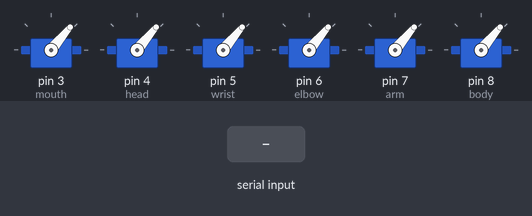
Bench run of a sketch on a simulated Arduino Uno, built with avr-gcc and run on an emulated ATmega328P. On the bench: 6 × servo. The test bench sets the inputs (shaded band).

Above: at 1.2 s.
1.3 s: "b" received over Serial
At 2.5 s:
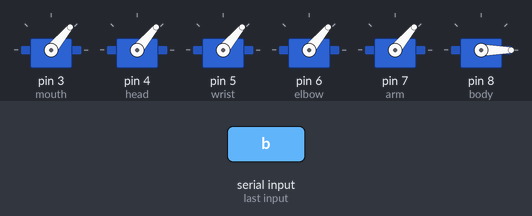
2.8 s: "m90\n" received over Serial
At 4.0 s:
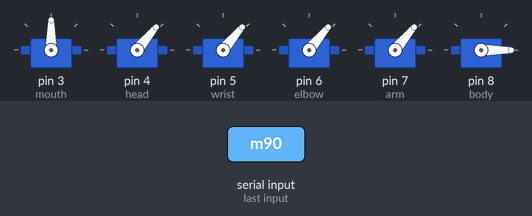
4.3 s: "m,45\n" received over Serial
At 5.1 s:
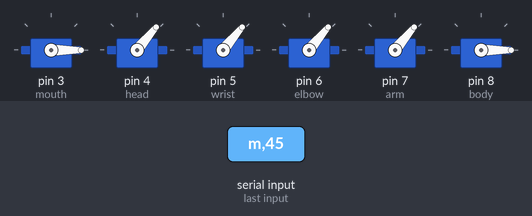
5.8 s: "h90\n" received over Serial
At 6.3 s:
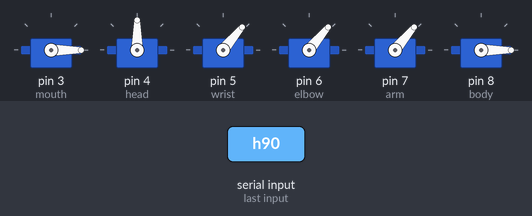
7.3 s: "h,45\n" received over Serial
At 8.5 s:
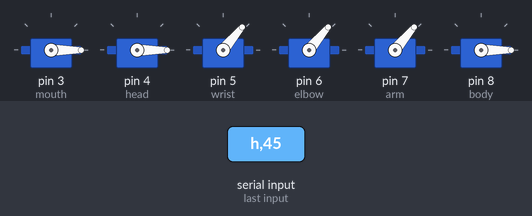
8.8 s: "w90\n" received over Serial
At 9.8 s:
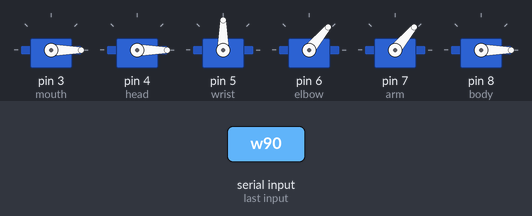
Timing chart, 0 to 11.3 s (numbered marks = the images above; inputs shaded):
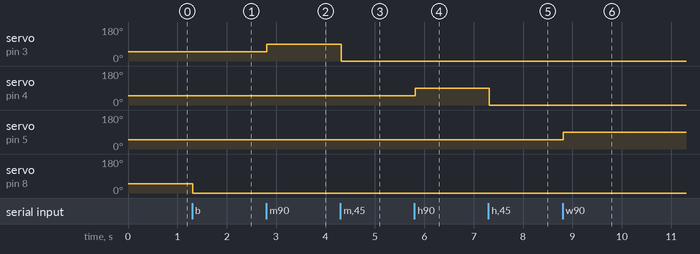

Measured:
- after the input at 1.3 s, servo on pin 8 (body): 50° → 0° at once
- after the input at 2.8 s, servo on pin 3 (mouth): 50° → 90° at once
- after the input at 4.3 s, servo on pin 3 (mouth): 90° → 0° at once
- after the input at 5.8 s, servo on pin 4 (head): 50° → 90° at once
- after the input at 7.3 s, servo on pin 4 (head): 90° → 0° at once
- after the input at 8.8 s, servo on pin 5 (wrist): 50° → 90° at once

The sketch:

RobotArmSlider.ino
```cpp
#include <Servo.h>

Servo mouth;
Servo head;
Servo wrist;
Servo elbow;
Servo arm;
Servo body;

String dataIn="";

//set to the origin points
unsigned int m1=50;
unsigned int h1=50;
unsigned int w1=50;
unsigned int e1=50;
unsigned int a1=50;
unsigned int b1=50;


void setup() {
  mouth.attach(3);
  head.attach(4);
  wrist.attach(5);
  elbow.attach(6);
  arm.attach(7);
  body.attach(8);
  Serial.begin(9600);
  Serial.setTimeout(10);
  mouth.write(m1);
  head.write(h1);
  wrist.write(w1);
  elbow.write(e1);
  arm.write(a1);
  body.write(b1);
}

void loop() {
  if(Serial.available()>0) {
    dataIn = Serial.readString();
    if(dataIn.startsWith("m")) {
      String data = dataIn.substring(1,dataIn.length());
      m1=data.toInt();
      mouth.write(m1);
    }
    if(dataIn.startsWith("h")) {
      String data = dataIn.substring(1,dataIn.length());
      h1=data.toInt();
      head.write(h1);
    }
    if(dataIn.startsWith("w")) {
      String data = dataIn.substring(1,dataIn.length());
      w1=data.toInt();
      wrist.write(w1);
    }
    if(dataIn.startsWith("e")) {
      String data = dataIn.substring(1,dataIn.length());
      e1=data.toInt();
      elbow.write(e1);
    }
    if(dataIn.startsWith("a")) {
      String data = dataIn.substring(1,dataIn.length());
      a1=data.toInt();
      arm.write(a1);
    }
    if(dataIn.startsWith("b")) {
      String data = dataIn.substring(1,dataIn.length());
      b1=data.toInt();
      body.write(b1);
    }
  }
}
```
